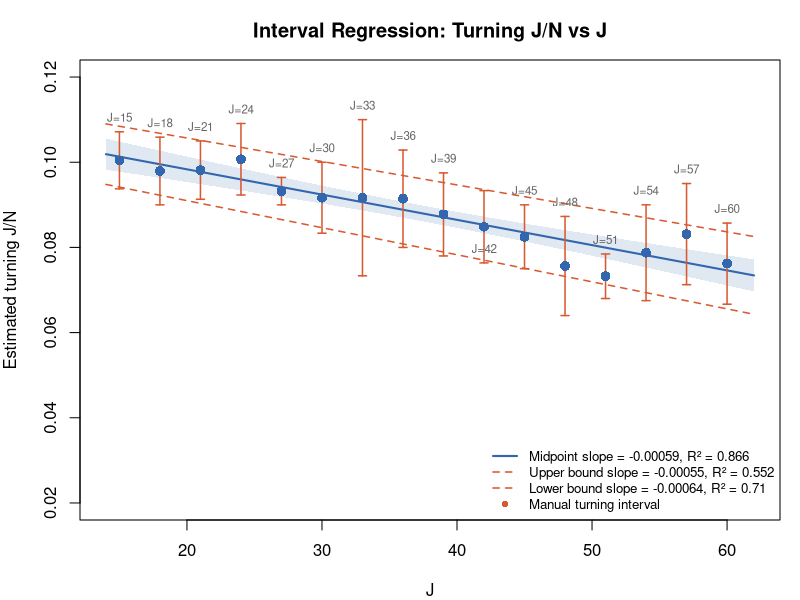

R code for this plot:
## ---- chunk 1
knitr::opts_chunk$set(echo = TRUE, warning = FALSE, message = FALSE)
## ---- chunk 2
interval_df <- data.frame(
  J   = c(15, 18, 21, 24, 27, 30, 33, 36, 39, 42, 45, 48, 51, 54, 57, 60),

  # Lower and upper bounds of the manually identified turning J/N interval.
  # These values follow the manually recorded intervals used for the thesis figure/table.
  lo  = c(15/160, 18/200, 21/230, 24/260, 27/300, 30/360,
          33/450, 36/450, 39/500, 42/450, 45/600, 48/750,
          51/750, 54/800, 57/800, 60/900),

  hi  = c(15/140, 18/170, 21/200, 24/220, 27/280, 30/300,
          33/300, 36/350, 39/400, 42/550, 45/500, 48/550,
          51/650, 54/600, 57/600, 60/700)
)

interval_df$mid <- (interval_df$lo + interval_df$hi) / 2

print(interval_df, row.names = FALSE, digits = 5)

# This check is only diagnostic. It does not change the data.
if (any(interval_df$lo > interval_df$hi)) {
  warning("Some rows have lo > hi. This file keeps the original manually recorded values to reproduce the thesis results.")
}
## ---- chunk 3
fit_mid <- lm(mid ~ J, data = interval_df)
fit_lo  <- lm(lo  ~ J, data = interval_df)
fit_hi  <- lm(hi  ~ J, data = interval_df)

cat("=== Midpoint Regression ===\n")
print(summary(fit_mid))

cat("\n=== Lower Bound Regression ===\n")
print(summary(fit_lo))

cat("\n=== Upper Bound Regression ===\n")
print(summary(fit_hi))

regression_summary <- data.frame(
  bound = c("midpoint", "lower", "upper"),
  intercept = c(coef(fit_mid)[1], coef(fit_lo)[1], coef(fit_hi)[1]),
  slope = c(coef(fit_mid)[2], coef(fit_lo)[2], coef(fit_hi)[2]),
  r_squared = c(summary(fit_mid)$r.squared,
                summary(fit_lo)$r.squared,
                summary(fit_hi)$r.squared),
  adj_r_squared = c(summary(fit_mid)$adj.r.squared,
                    summary(fit_lo)$adj.r.squared,
                    summary(fit_hi)$adj.r.squared)
)

print(regression_summary, row.names = FALSE, digits = 5)
## ---- chunk 4
plot_turning_regression <- function(interval_df, fit_mid, fit_lo, fit_hi) {
  par(mar = c(4, 4, 3, 1))

  J_seq <- seq(14, 62, length.out = 200)

  pred_mid <- predict(fit_mid, newdata = data.frame(J = J_seq), interval = "confidence")
  pred_lo  <- predict(fit_lo,  newdata = data.frame(J = J_seq))
  pred_hi  <- predict(fit_hi,  newdata = data.frame(J = J_seq))

  plot(NULL,
       xlim = c(14, 62),
       ylim = c(0.02, 0.12),
       xlab = "J",
       ylab = "Estimated turning J/N",
       main = "Interval Regression: Turning J/N vs J")

  # midpoint confidence band
  polygon(c(J_seq, rev(J_seq)),
          c(pred_mid[, "lwr"], rev(pred_mid[, "upr"])),
          col = adjustcolor("#3266AD", 0.15),
          border = NA)

  # lower and upper bound regression lines
  lines(J_seq, pred_lo, col = "#D85A32", lwd = 1.5, lty = 2)
  lines(J_seq, pred_hi, col = "#D85A32", lwd = 1.5, lty = 2)

  # midpoint regression line
  lines(J_seq, pred_mid[, "fit"], col = "#3266AD", lwd = 2)

  # manually selected turning intervals
  arrows(x0 = interval_df$J, y0 = interval_df$lo,
         x1 = interval_df$J, y1 = interval_df$hi,
         angle = 90, code = 3, length = 0.04,
         col = "#D85A32", lwd = 1.5)

  # midpoint points
  points(interval_df$J, interval_df$mid,
         pch = 16, col = "#3266AD", cex = 1.3)

  # J labels
  text(interval_df$J, interval_df$hi,
       labels = paste0("J=", interval_df$J),
       pos = 3, cex = 0.7, col = "gray40")

  legend("bottomright",
         bty = "n",
         cex = 0.8,
         legend = c(
           paste0("Midpoint slope = ",
                  round(coef(fit_mid)[2], 5),
                  ", R² = ",
                  round(summary(fit_mid)$r.squared, 3)),
           paste0("Upper bound slope = ",
                  round(coef(fit_hi)[2], 5),
                  ", R² = ",
                  round(summary(fit_hi)$r.squared, 3)),
           paste0("Lower bound slope = ",
                  round(coef(fit_lo)[2], 5),
                  ", R² = ",
                  round(summary(fit_lo)$r.squared, 3)),
           "Manual turning interval"
         ),
         col = c("#3266AD", "#D85A32", "#D85A32", "#D85A32"),
         lty = c(1, 2, 2, NA),
         pch = c(NA, NA, NA, 16),
         lwd = c(2, 1.5, 1.5, NA))
}

plot_turning_regression(interval_df, fit_mid, fit_lo, fit_hi)
